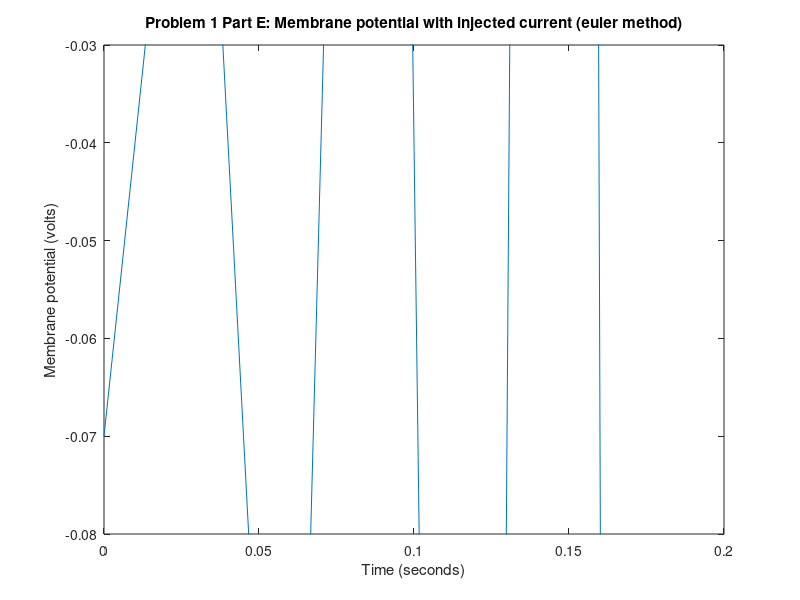

Source code (MATLAB): (Note: this script raises an error after producing the figure.)
I_on = 3.0*10^-10; % injected current in amps
I_on_time = 0.0; % injected current on time in sec
I_off_time = 0.10; % injected current off time in sec
R = 100*10^6; % membrane resistence in ohms
C = 100*10^-12; % membrane capacitence in farads
v_rest = -0.07; % resting voltage in volts
t_start = I_on_time; % start time for numerical integration
t_end = 0.2; % end time for numerical integration
dt = 0.03; % time step for numerical intergration (seconds)

%set up vectors to store results and populate the initial value
vm = [v_rest]; % initial voltage is resting voltage
time = [t_start]; % initial time is t_start

%euler method y_{n+1} = y_n + dt f(t_n,y_n)

for t = 1:floor((t_end-t_start)/dt)
    step_time = t*dt; % calculate current step time
    time = [time step_time]; % store the current time step into our
                             % results array
                             
    if (t-1)*dt >= I_off_time % calculate the previous time step I_o
        I_o = 0; % I_o shoudl be 0 if we are after off time
    else
        I_o = I_on; % else set to I_on
    end
    
    % TODO: determine the next vm using Euler's method here
    % step_vm = 
    f = (I_o - (vm(end)-v_rest)/R)/C;
    step_vm = (dt*f) + vm(end);
    vm = [vm step_vm]; % store result in the arrayend

end

% graph plot
fig = plot(time, vm); % plot graph with values in time as x and vm as y

% Specify the title, x label, and y label of the plots
title('Problem 1 Part E: Membrane potential with injected current (euler method)')
xlabel('Time (seconds)')
ylabel('Membrane potential (volts)')
ylim([-0.08 -0.03]);
saveas(fig, sprintf('1e_dt%s.png', string(dt)))